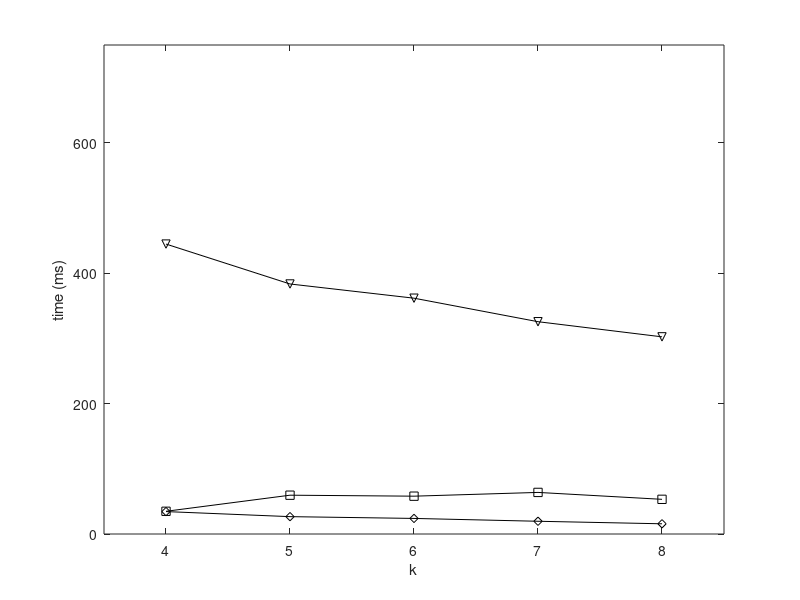

The MATLAB source for this figure: (Note: this script raises an error after producing the figure.)
set(gcf,'color',[1, 1, 1]);
set(gcf,'unit','centimeters','position',[10 5 9 7]);

x=[1, 2, 3, 4, 5];
y1 = [444.7041892	383.4785152	361.6826972	325.6193501	302.3997079];
y2 = [34.83079042	59.52149179	58.01696374	63.78677478	53.18961362];
y3 = [34.38694673	26.62641972	23.88825261	19.53502713	15.66322047];

p1= plot(x, y1, '-kv');
hold on;
p2 = plot(x, y2, '-ks');
hold on;
p3 = plot(x, y3, '-kd');

xlabel('k');
ylabel('time (ms)');

axis([0.5 5.5 0.0 750]);

set(gca, 'xtick', 1:5, 'XTickLabel', {'4','5','6','7','8'});
leg=legend('Global','Local','Dec', 2);
set(leg,'edgecolor','white');

set(gca, 'FontSize', 12);
set(get(gca, 'XLabel'), 'FontSize',12);
set(get(gca, 'YLabel'), 'FontSize',12);
set(findall(gcf,'type','line'),'linewidth',1.5);
set(gca, 'LineWidth', 1.5);
